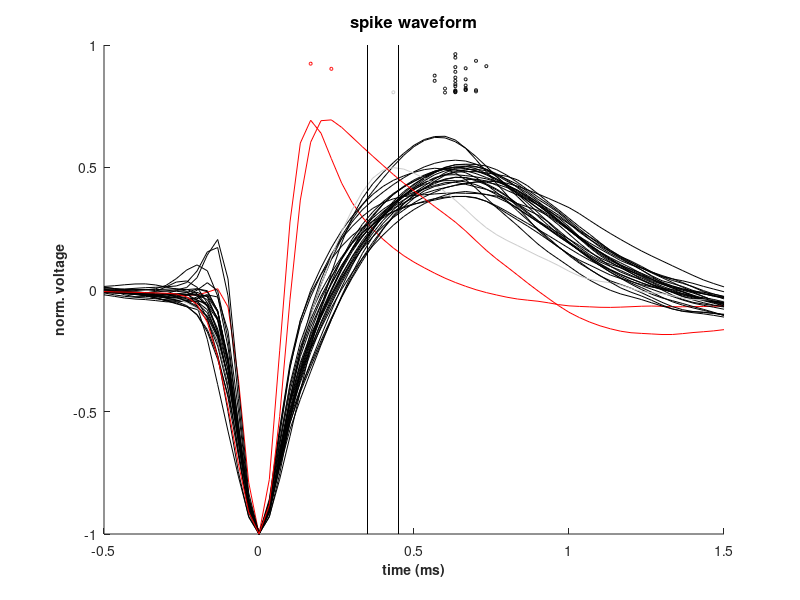

Recreate this plot in MATLAB. (Note: this script raises an error after producing the figure.)
% spike waveform analysis (similar to Fig. 4g)
% example opto-tagging recording session
% data from mouse 8, session 13 (see Supplementary Table 4)

clear;clc
load Waveform_dataset.mat

sr = 30;            % sampling rate (kHz, Blackrock)
pre1 = 2;           % wide range of spike waveform (pre, ms)
post1 = 3;          % wide range of spike waveform (post, ms)
pre2 = 0.5;         % narrow range of spike waveform (pre, ms)
post2 = 1.5;        % narrow range of spike waveform (post, ms)

% plotting results
figure()
set(gcf,'Position',[350 250 500 400])
sz = 5;
timescale1 = [-pre1:1/sr:post1];
timescale2 = [-pre2:1/sr:post2];
FS=0;RS=0;UC=0;
for k=1:size(spike_width,1)
    hold on
    title('spike waveform','FontSize',12,'FontWeight','bold')
    hold on
    if spike_width(k,1) >= 0.45
        RS = RS + 1;
        plot(timescale2,waveform_mean_final(k,:),'k')    
        hold on
        scatter(spike_width(k,1),rand(1)/6 + 0.80,sz,'k')
    elseif spike_width(k,1) <= 0.35
        FS = FS + 1;
        plot(timescale2,waveform_mean_final(k,:),'r')    
        hold on
        scatter(spike_width(k,1),rand(1)/6 + 0.80,sz,'r')
    else
        UC = UC + 1;
        plot(timescale2,waveform_mean_final(k,:),'color',[.8 .8 .8])    
        hold on
        scatter(spike_width(k,1),rand(1)/6 + 0.80,sz,'MarkerEdgeColor',[.8 .8 .8])
    end        
    ylim([-1 1])
    xlim([-pre2 post2])
    xlabel('time (ms)','FontSize',10,'FontWeight','bold')
    ylabel('norm. voltage','FontSize',10,'FontWeight','bold')
end

hold on
plot ([.45 .45],[-1 1],'k')
hold on
plot ([.35 .35],[-1 1],'k')
%
str1 = horzcat('RS (n=',num2str(RS),', ',num2str(round(RS*100/size(spike_width,1),1)),'%)');
str2 = horzcat('FS (n=',num2str(FS),', ',num2str(round(FS*100/size(spike_width,1),1)),'%)');
str3 = horzcat('UC (n=',num2str(UC),', ',num2str(round(UC*100/size(spike_width,1),1)),'%)');
text(.5,-.4,str1,'FontSize',12,'Color','k')
text(.5,-.6,str2,'FontSize',12,'Color','r')
text(.5,-.8,str3,'FontSize',12,'Color',[.8 .8 .8])

    
